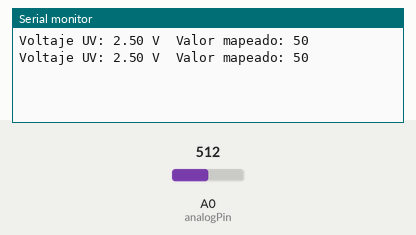
A sketch run on a simulated Arduino Uno, built with avr-gcc and run on an emulated ATmega328P. On the bench: the last lines printed to the serial monitor. The test bench sets the inputs (shaded band); at power-on: A0 (analogPin) = 512.

Above: at 1.8 s.
1.9 s: A0 (analogPin) set to 716
At 2.7 s:
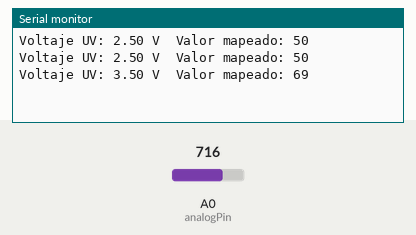
3.4 s: A0 (analogPin) set to 900
At 4.8 s:
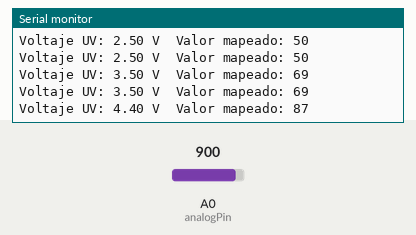
Timing chart, 0 to 6.4 s (numbered marks = the images above; inputs shaded):
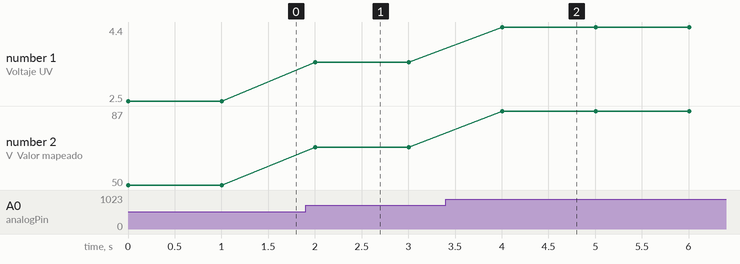

Measured:
- after the input at 1.9 s, the serial monitor: prints a new line after 0.10 s (image 1)
- after the input at 3.4 s, the serial monitor: prints a new line after 0.60 s (image 2)
- plotted number 1: 2.5 → 3.5 after the input at 1.9 s, 3.5 → 4.4 after the input at 3.4 s
- plotted number 2: 50 → 69 after the input at 1.9 s, 69 → 87 after the input at 3.4 s

The sketch:

codigo_uv.ino
```cpp
const int analogPin = A0; // Pin analógico donde está conectado el sensor UV

void setup() {
  Serial.begin(9600);
}

void loop() {
  int sensorValue = analogRead(analogPin);
  float voltage = sensorValue * (5.0 / 1023.0); // Convertir a voltaje

  // Mapear el voltaje a un valor más legible (por ejemplo, de 0 a 100)
  int mappedValue = map(sensorValue, 0, 1023, 0, 100);

  Serial.print("Voltaje UV: ");
  Serial.print(voltage);
  Serial.print(" V");
  Serial.print("  Valor mapeado: ");
  Serial.println(mappedValue);

  delay(1000);
}
```
